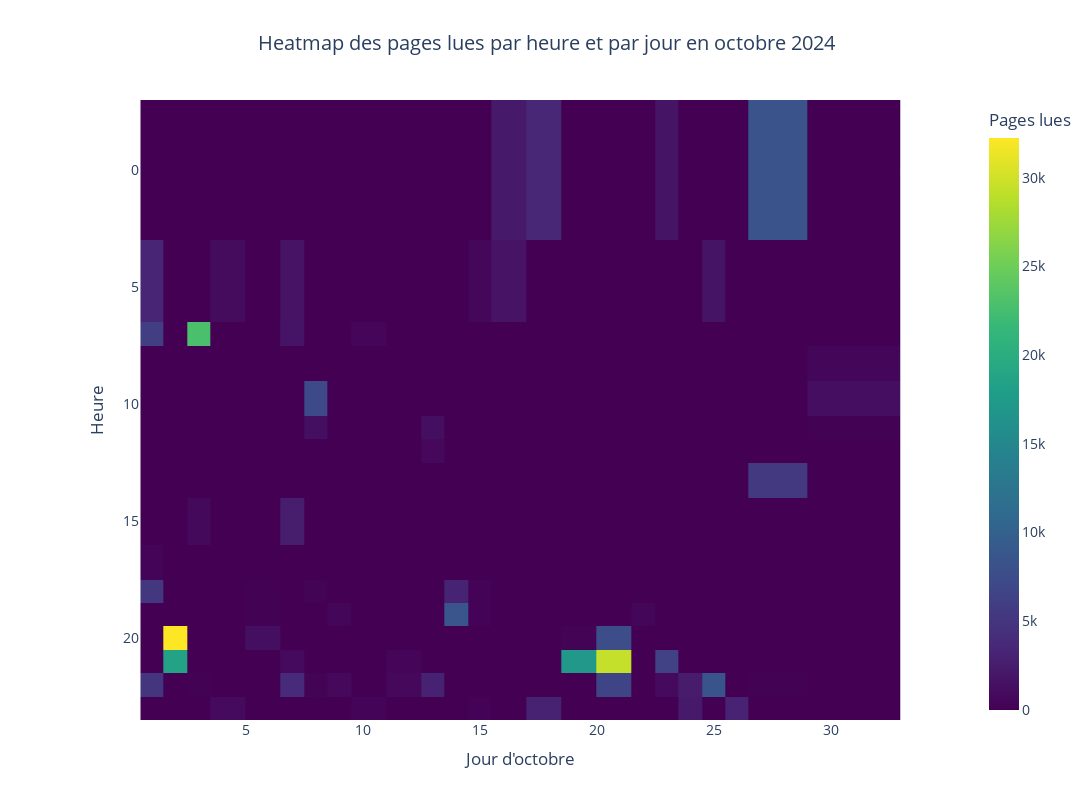

Write notebook code for a chart like this one.
### Markdown cell above
# visuel 2
heatmap heure de lecture et calendrier
https://plotly.com/python/heatmaps/
A retravailler mais on est pas loin

### Code cell
# Convertir la colonne 'date lecture' en datetime
df_stat['date lecture'] = pd.to_datetime(df_stat['date lecture'], format='%Y-%m-%d')

# Filtrer les données pour le mois d'octobre 2024
df_stat_octobre_2024 = df_stat[(df_stat['date lecture'].dt.year == 2024) & (df_stat['date lecture'].dt.month == 10)]

# Assurer que la colonne Heure est en forme entière si ce n'est pas le cas
if 'Heure' not in df_stat_octobre_2024.columns:
    df_stat_octobre_2024['Heure'] = df_stat_octobre_2024['heure de début'].apply(lambda x: pd.to_datetime(x).hour)

# Agréger le nombre de pages lues par jour et par heure
agg_data = df_stat_octobre_2024.groupby([df_stat_octobre_2024['date lecture'].dt.day, 'Heure'])['page'].sum().reset_index()

# Renommer les colonnes pour plus de clarté
agg_data.columns = ['Jour', 'Heure', 'Pages lues']

# Créer une table pivot pour la heatmap
pivot_table = agg_data.pivot(index='Heure', columns='Jour', values='Pages lues').fillna(0)

# Trier l'axe y de la heatmap du plus petit au plus grand
pivot_table = pivot_table.sort_index(ascending=True)

# Créer la heatmap avec Plotly
fig = px.imshow(pivot_table,
                labels=dict(x='Jour d\'octobre', y='Heure', color='Pages lues'),
                x=list(pivot_table.columns),
                y=list(pivot_table.index),
                color_continuous_scale='Viridis',
                title='Heatmap des pages lues par heure et par jour en octobre 2024',
                width=1200,  # Largeur de la heatmap
                height=800  # Hauteur de la heatmap
               )

# Personnalisation de l'apparence de la heatmap
fig.update_layout(
    xaxis_title='Jour d\'octobre',
    yaxis_title='Heure',
    title_x=0.5,
    font=dict(size=14),
    yaxis=dict(
        autorange="reversed"  # Inverser l'ordre des valeurs de l'axe y
    )
)

# Afficher la heatmap
fig.show()

### Figure 1 — Plotly figure (JSON) as saved in the notebook; plotly's stock layout.template omitted (floating-point values rounded to 4 significant figures; data arrays with more than 128 entries replaced by an {"elided": "..."} marker saying what was removed)
{"data": [{"coloraxis": "coloraxis", "hovertemplate": "Jour d'octobre: %{x}<br>Heure: %{y}<br>Pages lues: %{z}<extra></extra>", "name": "0", "type": "heatmap", "x": [1, 2, 3, 4, 6, 7, 8, 9, 10, 12, 13, 14, 15, 16, 18, 19, 21, 22, 23, 24, 25, 26, 27, 31], "xaxis": "x", "y": [0, 6, 7, 8, 10, 11, 12, 13, 15, 17, 18, 19, 20, 21, 22, 23], "yaxis": "y", "z": {"elided": "16x24 int values"}}], "layout": {"coloraxis": {"colorbar": {"title": {"text": "Pages lues"}}, "colorscale": [[0, "#440154"], [0.1111, "#482878"], [0.2222, "#3e4989"], [0.3333, "#31688e"], [0.4444, "#26828e"], [0.5556, "#1f9e89"], [0.6667, "#35b779"], [0.7778, "#6ece58"], [0.8889, "#b5de2b"], [1, "#fde725"]]}, "font": {"size": 14}, "height": 800, "title": {"text": "Heatmap des pages lues par heure et par jour en octobre 2024", "x": 0.5}, "width": 1200, "xaxis": {"anchor": "y", "constrain": "domain", "domain": [0, 1], "scaleanchor": "y", "title": {"text": "Jour d'octobre"}}, "yaxis": {"anchor": "x", "autorange": "reversed", "constrain": "domain", "domain": [0, 1], "title": {"text": "Heure"}}}}
